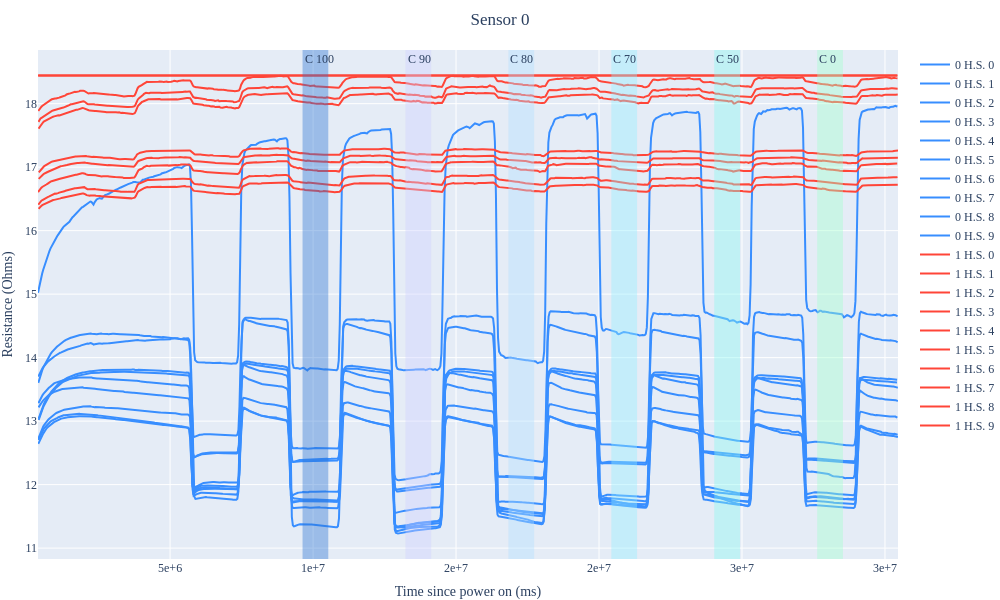
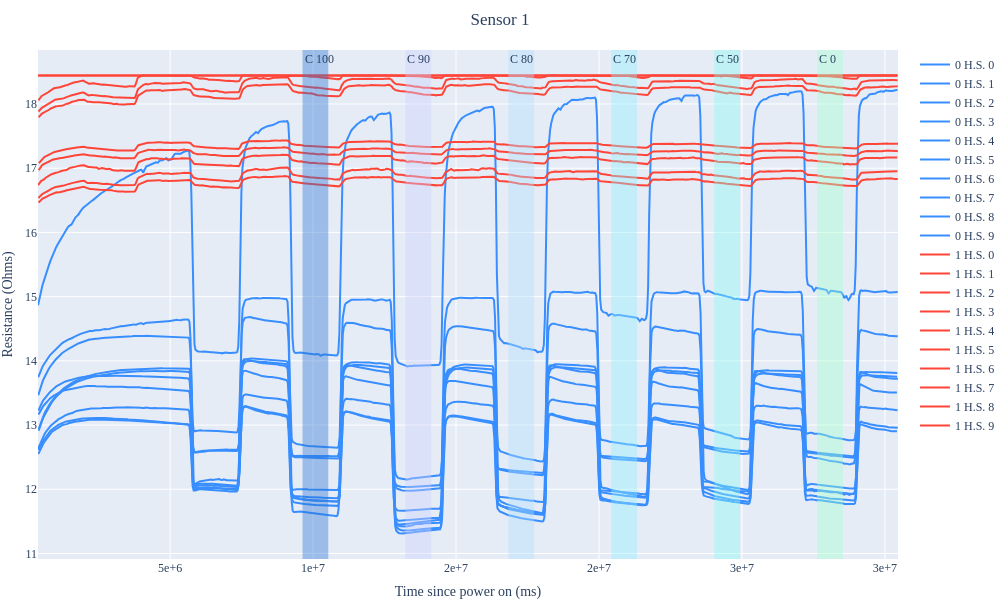
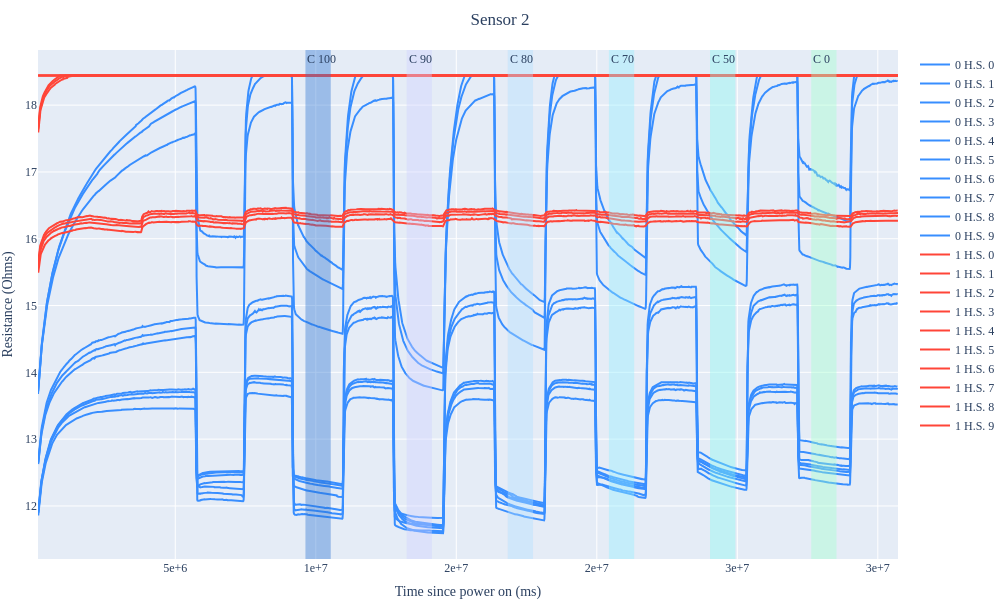
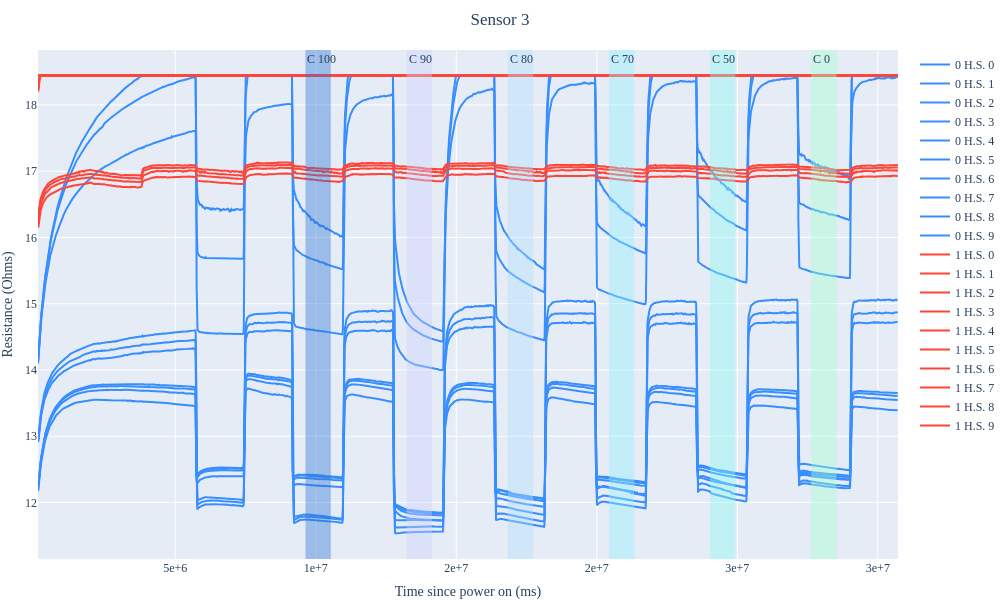

The cell these charts' notebook holds for them, in order:
### Code cell
for sensor in range(8):
    plot_matrices_data_arr(sensor_data, sensor, sensor_labels, skip=10, cut=10)

### Figure 1 — Plotly figure (JSON) as saved in the notebook; plotly's stock layout.template omitted (floating-point values rounded to 4 significant figures; data arrays with more than 128 entries replaced by an {"elided": "..."} marker saying what was removed)
{"data": [{"line": {"color": "#388eff"}, "mode": "lines", "name": "0 H.S. 0", "showlegend": true, "type": "scatter", "x": {"elided": "821 int values"}, "y": {"elided": "821 float values"}}, {"line": {"color": "#388eff"}, "mode": "lines", "name": "0 H.S. 1", "showlegend": true, "type": "scatter", "x": {"elided": "821 int values"}, "y": {"elided": "821 float values"}}, {"line": {"color": "#388eff"}, "mode": "lines", "name": "0 H.S. 2", "showlegend": true, "type": "scatter", "x": {"elided": "821 int values"}, "y": {"elided": "821 float values"}}, {"line": {"color": "#388eff"}, "mode": "lines", "name": "0 H.S. 3", "showlegend": true, "type": "scatter", "x": {"elided": "821 int values"}, "y": {"elided": "821 float values"}}, {"line": {"color": "#388eff"}, "mode": "lines", "name": "0 H.S. 4", "showlegend": true, "type": "scatter", "x": {"elided": "821 int values"}, "y": {"elided": "821 float values"}}, {"line": {"color": "#388eff"}, "mode": "lines", "name": "0 H.S. 5", "showlegend": true, "type": "scatter", "x": {"elided": "821 int values"}, "y": {"elided": "821 float values"}}, {"line": {"color": "#388eff"}, "mode": "lines", "name": "0 H.S. 6", "showlegend": true, "type": "scatter", "x": {"elided": "821 int values"}, "y": {"elided": "821 float values"}}, {"line": {"color": "#388eff"}, "mode": "lines", "name": "0 H.S. 7", "showlegend": true, "type": "scatter", "x": {"elided": "821 int values"}, "y": {"elided": "821 float values"}}, {"line": {"color": "#388eff"}, "mode": "lines", "name": "0 H.S. 8", "showlegend": true, "type": "scatter", "x": {"elided": "820 int values"}, "y": {"elided": "820 float values"}}, {"line": {"color": "#388eff"}, "mode": "lines", "name": "0 H.S. 9", "showlegend": true, "type": "scatter", "x": {"elided": "820 int values"}, "y": {"elided": "820 float values"}}, {"line": {"color": "#ff4538"}, "mode": "lines", "name": "1 H.S. 0", "showlegend": true, "type": "scatter", "x": {"elided": "823 int values"}, "y": {"elided": "823 float values"}}, {"line": {"color": "#ff4538"}, "mode": "lines", "name": "1 H.S. 1", "showlegend": true, "type": "scatter", "x": {"elided": "823 int values"}, "y": {"elided": "823 float values"}}, {"line": {"color": "#ff4538"}, "mode": "lines", "name": "1 H.S. 2", "showlegend": true, "type": "scatter", "x": {"elided": "823 int values"}, "y": {"elided": "823 float values"}}, {"line": {"color": "#ff4538"}, "mode": "lines", "name": "1 H.S. 3", "showlegend": true, "type": "scatter", "x": {"elided": "823 int values"}, "y": {"elided": "823 float values"}}, {"line": {"color": "#ff4538"}, "mode": "lines", "name": "1 H.S. 4", "showlegend": true, "type": "scatter", "x": {"elided": "823 int values"}, "y": {"elided": "823 float values"}}, {"line": {"color": "#ff4538"}, "mode": "lines", "name": "1 H.S. 5", "showlegend": true, "type": "scatter", "x": {"elided": "823 int values"}, "y": {"elided": "823 float values"}}, {"line": {"color": "#ff4538"}, "mode": "lines", "name": "1 H.S. 6", "showlegend": true, "type": "scatter", "x": {"elided": "823 int values"}, "y": {"elided": "823 float values"}}, {"line": {"color": "#ff4538"}, "mode": "lines", "name": "1 H.S. 7", "showlegend": true, "type": "scatter", "x": {"elided": "823 int values"}, "y": {"elided": "823 float values"}}, {"line": {"color": "#ff4538"}, "mode": "lines", "name": "1 H.S. 8", "showlegend": true, "type": "scatter", "x": {"elided": "823 int values"}, "y": {"elided": "823 float values"}}, {"line": {"color": "#ff4538"}, "mode": "lines", "name": "1 H.S. 9", "showlegend": true, "type": "scatter", "x": {"elided": "823 int values"}, "y": {"elided": "823 float values"}}], "layout": {"annotations": [{"showarrow": false, "text": "C 100", "x": 9632495, "xanchor": "left", "xref": "x", "y": 1, "yanchor": "top", "yref": "y domain"}, {"showarrow": false, "text": "C 90", "x": 13232374, "xanchor": "left", "xref": "x", "y": 1, "yanchor": "top", "yref": "y domain"}, {"showarrow": false, "text": "C 80", "x": 16831517, "xanchor": "left", "xref": "x", "y": 1, "yanchor": "top", "yref": "y domain"}, {"showarrow": false, "text": "C 70", "x": 20431092, "xanchor": "left", "xref": "x", "y": 1, "yanchor": "top", "yref": "y domain"}, {"showarrow": false, "text": "C 50", "x": 24030585, "xanchor": "left", "xref": "x", "y": 1, "yanchor": "top", "yref": "y domain"}, {"showarrow": false, "text": "C 0", "x": 27630160, "xanchor": "left", "xref": "x", "y": 1, "yanchor": "top", "yref": "y domain"}], "font": {"family": "Times New Roman"}, "height": 600, "margin": {"b": 0, "l": 0, "r": 10, "t": 50}, "shapes": [{"fillcolor": "#2c73d2", "line": {"width": 0}, "opacity": 0.4, "type": "rect", "x0": 9632495, "x1": 10532368, "xref": "x", "y0": 0, "y1": 1, "yref": "y domain"}, {"fillcolor": "#cdd0ff", "line": {"width": 0}, "opacity": 0.4, "type": "rect", "x0": 13232374, "x1": 14131893, "xref": "x", "y0": 0, "y1": 1, "yref": "y domain"}, {"fillcolor": "#afdfff", "line": {"width": 0}, "opacity": 0.4, "type": "rect", "x0": 16831517, "x1": 17731335, "xref": "x", "y0": 0, "y1": 1, "yref": "y domain"}, {"fillcolor": "#91edff", "line": {"width": 0}, "opacity": 0.4, "type": "rect", "x0": 20431092, "x1": 21330934, "xref": "x", "y0": 0, "y1": 1, "yref": "y domain"}, {"fillcolor": "#88f8ef", "line": {"width": 0}, "opacity": 0.4, "type": "rect", "x0": 24030585, "x1": 24930597, "xref": "x", "y0": 0, "y1": 1, "yref": "y domain"}, {"fillcolor": "#a0fecd", "line": {"width": 0}, "opacity": 0.4, "type": "rect", "x0": 27630160, "x1": 28530360, "xref": "x", "y0": 0, "y1": 1, "yref": "y domain"}], "title": {"font": {"family": "Times New Roman"}, "pad": {"b": 0, "l": 0, "r": 0, "t": 0}, "text": "Sensor 0", "x": 0.5}, "width": 1000, "xaxis": {"tickformat": ".0e", "title": {"text": "Time since power on (ms)"}}, "yaxis": {"title": {"text": "Resistance (Ohms)"}}}}

### Figure 2 — Plotly figure (JSON) as saved in the notebook; plotly's stock layout.template omitted (floating-point values rounded to 4 significant figures; data arrays with more than 128 entries replaced by an {"elided": "..."} marker saying what was removed)
{"data": [{"line": {"color": "#388eff"}, "mode": "lines", "name": "0 H.S. 0", "showlegend": true, "type": "scatter", "x": {"elided": "825 int values"}, "y": {"elided": "825 float values"}}, {"line": {"color": "#388eff"}, "mode": "lines", "name": "0 H.S. 1", "showlegend": true, "type": "scatter", "x": {"elided": "825 int values"}, "y": {"elided": "825 float values"}}, {"line": {"color": "#388eff"}, "mode": "lines", "name": "0 H.S. 2", "showlegend": true, "type": "scatter", "x": {"elided": "825 int values"}, "y": {"elided": "825 float values"}}, {"line": {"color": "#388eff"}, "mode": "lines", "name": "0 H.S. 3", "showlegend": true, "type": "scatter", "x": {"elided": "825 int values"}, "y": {"elided": "825 float values"}}, {"line": {"color": "#388eff"}, "mode": "lines", "name": "0 H.S. 4", "showlegend": true, "type": "scatter", "x": {"elided": "825 int values"}, "y": {"elided": "825 float values"}}, {"line": {"color": "#388eff"}, "mode": "lines", "name": "0 H.S. 5", "showlegend": true, "type": "scatter", "x": {"elided": "825 int values"}, "y": {"elided": "825 float values"}}, {"line": {"color": "#388eff"}, "mode": "lines", "name": "0 H.S. 6", "showlegend": true, "type": "scatter", "x": {"elided": "824 int values"}, "y": {"elided": "824 float values"}}, {"line": {"color": "#388eff"}, "mode": "lines", "name": "0 H.S. 7", "showlegend": true, "type": "scatter", "x": {"elided": "824 int values"}, "y": {"elided": "824 float values"}}, {"line": {"color": "#388eff"}, "mode": "lines", "name": "0 H.S. 8", "showlegend": true, "type": "scatter", "x": {"elided": "824 int values"}, "y": {"elided": "824 float values"}}, {"line": {"color": "#388eff"}, "mode": "lines", "name": "0 H.S. 9", "showlegend": true, "type": "scatter", "x": {"elided": "824 int values"}, "y": {"elided": "824 float values"}}, {"line": {"color": "#ff4538"}, "mode": "lines", "name": "1 H.S. 0", "showlegend": true, "type": "scatter", "x": {"elided": "823 int values"}, "y": {"elided": "823 float values"}}, {"line": {"color": "#ff4538"}, "mode": "lines", "name": "1 H.S. 1", "showlegend": true, "type": "scatter", "x": {"elided": "823 int values"}, "y": {"elided": "823 float values"}}, {"line": {"color": "#ff4538"}, "mode": "lines", "name": "1 H.S. 2", "showlegend": true, "type": "scatter", "x": {"elided": "823 int values"}, "y": {"elided": "823 float values"}}, {"line": {"color": "#ff4538"}, "mode": "lines", "name": "1 H.S. 3", "showlegend": true, "type": "scatter", "x": {"elided": "823 int values"}, "y": {"elided": "823 float values"}}, {"line": {"color": "#ff4538"}, "mode": "lines", "name": "1 H.S. 4", "showlegend": true, "type": "scatter", "x": {"elided": "823 int values"}, "y": {"elided": "823 float values"}}, {"line": {"color": "#ff4538"}, "mode": "lines", "name": "1 H.S. 5", "showlegend": true, "type": "scatter", "x": {"elided": "823 int values"}, "y": {"elided": "823 float values"}}, {"line": {"color": "#ff4538"}, "mode": "lines", "name": "1 H.S. 6", "showlegend": true, "type": "scatter", "x": {"elided": "823 int values"}, "y": {"elided": "823 float values"}}, {"line": {"color": "#ff4538"}, "mode": "lines", "name": "1 H.S. 7", "showlegend": true, "type": "scatter", "x": {"elided": "823 int values"}, "y": {"elided": "823 float values"}}, {"line": {"color": "#ff4538"}, "mode": "lines", "name": "1 H.S. 8", "showlegend": true, "type": "scatter", "x": {"elided": "823 int values"}, "y": {"elided": "823 float values"}}, {"line": {"color": "#ff4538"}, "mode": "lines", "name": "1 H.S. 9", "showlegend": true, "type": "scatter", "x": {"elided": "823 int values"}, "y": {"elided": "823 float values"}}], "layout": {"annotations": [{"showarrow": false, "text": "C 100", "x": 9632495, "xanchor": "left", "xref": "x", "y": 1, "yanchor": "top", "yref": "y domain"}, {"showarrow": false, "text": "C 90", "x": 13232374, "xanchor": "left", "xref": "x", "y": 1, "yanchor": "top", "yref": "y domain"}, {"showarrow": false, "text": "C 80", "x": 16831517, "xanchor": "left", "xref": "x", "y": 1, "yanchor": "top", "yref": "y domain"}, {"showarrow": false, "text": "C 70", "x": 20431092, "xanchor": "left", "xref": "x", "y": 1, "yanchor": "top", "yref": "y domain"}, {"showarrow": false, "text": "C 50", "x": 24030585, "xanchor": "left", "xref": "x", "y": 1, "yanchor": "top", "yref": "y domain"}, {"showarrow": false, "text": "C 0", "x": 27630160, "xanchor": "left", "xref": "x", "y": 1, "yanchor": "top", "yref": "y domain"}], "font": {"family": "Times New Roman"}, "height": 600, "margin": {"b": 0, "l": 0, "r": 10, "t": 50}, "shapes": [{"fillcolor": "#2c73d2", "line": {"width": 0}, "opacity": 0.4, "type": "rect", "x0": 9632495, "x1": 10532368, "xref": "x", "y0": 0, "y1": 1, "yref": "y domain"}, {"fillcolor": "#cdd0ff", "line": {"width": 0}, "opacity": 0.4, "type": "rect", "x0": 13232374, "x1": 14131893, "xref": "x", "y0": 0, "y1": 1, "yref": "y domain"}, {"fillcolor": "#afdfff", "line": {"width": 0}, "opacity": 0.4, "type": "rect", "x0": 16831517, "x1": 17731335, "xref": "x", "y0": 0, "y1": 1, "yref": "y domain"}, {"fillcolor": "#91edff", "line": {"width": 0}, "opacity": 0.4, "type": "rect", "x0": 20431092, "x1": 21330934, "xref": "x", "y0": 0, "y1": 1, "yref": "y domain"}, {"fillcolor": "#88f8ef", "line": {"width": 0}, "opacity": 0.4, "type": "rect", "x0": 24030585, "x1": 24930597, "xref": "x", "y0": 0, "y1": 1, "yref": "y domain"}, {"fillcolor": "#a0fecd", "line": {"width": 0}, "opacity": 0.4, "type": "rect", "x0": 27630160, "x1": 28530360, "xref": "x", "y0": 0, "y1": 1, "yref": "y domain"}], "title": {"font": {"family": "Times New Roman"}, "pad": {"b": 0, "l": 0, "r": 0, "t": 0}, "text": "Sensor 1", "x": 0.5}, "width": 1000, "xaxis": {"tickformat": ".0e", "title": {"text": "Time since power on (ms)"}}, "yaxis": {"title": {"text": "Resistance (Ohms)"}}}}

### Figure 3 — Plotly figure (JSON) as saved in the notebook; plotly's stock layout.template omitted (floating-point values rounded to 4 significant figures; data arrays with more than 128 entries replaced by an {"elided": "..."} marker saying what was removed)
{"data": [{"line": {"color": "#388eff"}, "mode": "lines", "name": "0 H.S. 0", "showlegend": true, "type": "scatter", "x": {"elided": "2816 int values"}, "y": {"elided": "2816 float values"}}, {"line": {"color": "#388eff"}, "mode": "lines", "name": "0 H.S. 1", "showlegend": true, "type": "scatter", "x": {"elided": "2815 int values"}, "y": {"elided": "2815 float values"}}, {"line": {"color": "#388eff"}, "mode": "lines", "name": "0 H.S. 2", "showlegend": true, "type": "scatter", "x": {"elided": "2816 int values"}, "y": {"elided": "2816 float values"}}, {"line": {"color": "#388eff"}, "mode": "lines", "name": "0 H.S. 3", "showlegend": true, "type": "scatter", "x": {"elided": "2816 int values"}, "y": {"elided": "2816 float values"}}, {"line": {"color": "#388eff"}, "mode": "lines", "name": "0 H.S. 4", "showlegend": true, "type": "scatter", "x": {"elided": "2816 int values"}, "y": {"elided": "2816 float values"}}, {"line": {"color": "#388eff"}, "mode": "lines", "name": "0 H.S. 5", "showlegend": true, "type": "scatter", "x": {"elided": "2816 int values"}, "y": {"elided": "2816 float values"}}, {"line": {"color": "#388eff"}, "mode": "lines", "name": "0 H.S. 6", "showlegend": true, "type": "scatter", "x": {"elided": "2816 int values"}, "y": {"elided": "2816 float values"}}, {"line": {"color": "#388eff"}, "mode": "lines", "name": "0 H.S. 7", "showlegend": true, "type": "scatter", "x": {"elided": "2816 int values"}, "y": {"elided": "2816 float values"}}, {"line": {"color": "#388eff"}, "mode": "lines", "name": "0 H.S. 8", "showlegend": true, "type": "scatter", "x": {"elided": "2816 int values"}, "y": {"elided": "2816 float values"}}, {"line": {"color": "#388eff"}, "mode": "lines", "name": "0 H.S. 9", "showlegend": true, "type": "scatter", "x": {"elided": "2816 int values"}, "y": {"elided": "2816 float values"}}, {"line": {"color": "#ff4538"}, "mode": "lines", "name": "1 H.S. 0", "showlegend": true, "type": "scatter", "x": {"elided": "2843 int values"}, "y": {"elided": "2843 float values"}}, {"line": {"color": "#ff4538"}, "mode": "lines", "name": "1 H.S. 1", "showlegend": true, "type": "scatter", "x": {"elided": "2843 int values"}, "y": {"elided": "2843 float values"}}, {"line": {"color": "#ff4538"}, "mode": "lines", "name": "1 H.S. 2", "showlegend": true, "type": "scatter", "x": {"elided": "2843 int values"}, "y": {"elided": "2843 float values"}}, {"line": {"color": "#ff4538"}, "mode": "lines", "name": "1 H.S. 3", "showlegend": true, "type": "scatter", "x": {"elided": "2843 int values"}, "y": {"elided": "2843 float values"}}, {"line": {"color": "#ff4538"}, "mode": "lines", "name": "1 H.S. 4", "showlegend": true, "type": "scatter", "x": {"elided": "2843 int values"}, "y": {"elided": "2843 float values"}}, {"line": {"color": "#ff4538"}, "mode": "lines", "name": "1 H.S. 5", "showlegend": true, "type": "scatter", "x": {"elided": "2843 int values"}, "y": {"elided": "2843 float values"}}, {"line": {"color": "#ff4538"}, "mode": "lines", "name": "1 H.S. 6", "showlegend": true, "type": "scatter", "x": {"elided": "2843 int values"}, "y": {"elided": "2843 float values"}}, {"line": {"color": "#ff4538"}, "mode": "lines", "name": "1 H.S. 7", "showlegend": true, "type": "scatter", "x": {"elided": "2843 int values"}, "y": {"elided": "2843 float values"}}, {"line": {"color": "#ff4538"}, "mode": "lines", "name": "1 H.S. 8", "showlegend": true, "type": "scatter", "x": {"elided": "2843 int values"}, "y": {"elided": "2843 float values"}}, {"line": {"color": "#ff4538"}, "mode": "lines", "name": "1 H.S. 9", "showlegend": true, "type": "scatter", "x": {"elided": "2843 int values"}, "y": {"elided": "2843 float values"}}], "layout": {"annotations": [{"showarrow": false, "text": "C 100", "x": 9632495, "xanchor": "left", "xref": "x", "y": 1, "yanchor": "top", "yref": "y domain"}, {"showarrow": false, "text": "C 90", "x": 13232374, "xanchor": "left", "xref": "x", "y": 1, "yanchor": "top", "yref": "y domain"}, {"showarrow": false, "text": "C 80", "x": 16831517, "xanchor": "left", "xref": "x", "y": 1, "yanchor": "top", "yref": "y domain"}, {"showarrow": false, "text": "C 70", "x": 20431092, "xanchor": "left", "xref": "x", "y": 1, "yanchor": "top", "yref": "y domain"}, {"showarrow": false, "text": "C 50", "x": 24030585, "xanchor": "left", "xref": "x", "y": 1, "yanchor": "top", "yref": "y domain"}, {"showarrow": false, "text": "C 0", "x": 27630160, "xanchor": "left", "xref": "x", "y": 1, "yanchor": "top", "yref": "y domain"}], "font": {"family": "Times New Roman"}, "height": 600, "margin": {"b": 0, "l": 0, "r": 10, "t": 50}, "shapes": [{"fillcolor": "#2c73d2", "line": {"width": 0}, "opacity": 0.4, "type": "rect", "x0": 9632495, "x1": 10532368, "xref": "x", "y0": 0, "y1": 1, "yref": "y domain"}, {"fillcolor": "#cdd0ff", "line": {"width": 0}, "opacity": 0.4, "type": "rect", "x0": 13232374, "x1": 14131893, "xref": "x", "y0": 0, "y1": 1, "yref": "y domain"}, {"fillcolor": "#afdfff", "line": {"width": 0}, "opacity": 0.4, "type": "rect", "x0": 16831517, "x1": 17731335, "xref": "x", "y0": 0, "y1": 1, "yref": "y domain"}, {"fillcolor": "#91edff", "line": {"width": 0}, "opacity": 0.4, "type": "rect", "x0": 20431092, "x1": 21330934, "xref": "x", "y0": 0, "y1": 1, "yref": "y domain"}, {"fillcolor": "#88f8ef", "line": {"width": 0}, "opacity": 0.4, "type": "rect", "x0": 24030585, "x1": 24930597, "xref": "x", "y0": 0, "y1": 1, "yref": "y domain"}, {"fillcolor": "#a0fecd", "line": {"width": 0}, "opacity": 0.4, "type": "rect", "x0": 27630160, "x1": 28530360, "xref": "x", "y0": 0, "y1": 1, "yref": "y domain"}], "title": {"font": {"family": "Times New Roman"}, "pad": {"b": 0, "l": 0, "r": 0, "t": 0}, "text": "Sensor 2", "x": 0.5}, "width": 1000, "xaxis": {"tickformat": ".0e", "title": {"text": "Time since power on (ms)"}}, "yaxis": {"title": {"text": "Resistance (Ohms)"}}}}

### Figure 4 — Plotly figure (JSON) as saved in the notebook; plotly's stock layout.template omitted (floating-point values rounded to 4 significant figures; data arrays with more than 128 entries replaced by an {"elided": "..."} marker saying what was removed)
{"data": [{"line": {"color": "#388eff"}, "mode": "lines", "name": "0 H.S. 0", "showlegend": true, "type": "scatter", "x": {"elided": "2827 int values"}, "y": {"elided": "2827 float values"}}, {"line": {"color": "#388eff"}, "mode": "lines", "name": "0 H.S. 1", "showlegend": true, "type": "scatter", "x": {"elided": "2827 int values"}, "y": {"elided": "2827 float values"}}, {"line": {"color": "#388eff"}, "mode": "lines", "name": "0 H.S. 2", "showlegend": true, "type": "scatter", "x": {"elided": "2827 int values"}, "y": {"elided": "2827 float values"}}, {"line": {"color": "#388eff"}, "mode": "lines", "name": "0 H.S. 3", "showlegend": true, "type": "scatter", "x": {"elided": "2826 int values"}, "y": {"elided": "2826 float values"}}, {"line": {"color": "#388eff"}, "mode": "lines", "name": "0 H.S. 4", "showlegend": true, "type": "scatter", "x": {"elided": "2826 int values"}, "y": {"elided": "2826 float values"}}, {"line": {"color": "#388eff"}, "mode": "lines", "name": "0 H.S. 5", "showlegend": true, "type": "scatter", "x": {"elided": "2826 int values"}, "y": {"elided": "2826 float values"}}, {"line": {"color": "#388eff"}, "mode": "lines", "name": "0 H.S. 6", "showlegend": true, "type": "scatter", "x": {"elided": "2826 int values"}, "y": {"elided": "2826 float values"}}, {"line": {"color": "#388eff"}, "mode": "lines", "name": "0 H.S. 7", "showlegend": true, "type": "scatter", "x": {"elided": "2826 int values"}, "y": {"elided": "2826 float values"}}, {"line": {"color": "#388eff"}, "mode": "lines", "name": "0 H.S. 8", "showlegend": true, "type": "scatter", "x": {"elided": "2826 int values"}, "y": {"elided": "2826 float values"}}, {"line": {"color": "#388eff"}, "mode": "lines", "name": "0 H.S. 9", "showlegend": true, "type": "scatter", "x": {"elided": "2826 int values"}, "y": {"elided": "2826 float values"}}, {"line": {"color": "#ff4538"}, "mode": "lines", "name": "1 H.S. 0", "showlegend": true, "type": "scatter", "x": {"elided": "2828 int values"}, "y": {"elided": "2828 float values"}}, {"line": {"color": "#ff4538"}, "mode": "lines", "name": "1 H.S. 1", "showlegend": true, "type": "scatter", "x": {"elided": "2828 int values"}, "y": {"elided": "2828 float values"}}, {"line": {"color": "#ff4538"}, "mode": "lines", "name": "1 H.S. 2", "showlegend": true, "type": "scatter", "x": {"elided": "2828 int values"}, "y": {"elided": "2828 float values"}}, {"line": {"color": "#ff4538"}, "mode": "lines", "name": "1 H.S. 3", "showlegend": true, "type": "scatter", "x": {"elided": "2828 int values"}, "y": {"elided": "2828 float values"}}, {"line": {"color": "#ff4538"}, "mode": "lines", "name": "1 H.S. 4", "showlegend": true, "type": "scatter", "x": {"elided": "2827 int values"}, "y": {"elided": "2827 float values"}}, {"line": {"color": "#ff4538"}, "mode": "lines", "name": "1 H.S. 5", "showlegend": true, "type": "scatter", "x": {"elided": "2827 int values"}, "y": {"elided": "2827 float values"}}, {"line": {"color": "#ff4538"}, "mode": "lines", "name": "1 H.S. 6", "showlegend": true, "type": "scatter", "x": {"elided": "2827 int values"}, "y": {"elided": "2827 float values"}}, {"line": {"color": "#ff4538"}, "mode": "lines", "name": "1 H.S. 7", "showlegend": true, "type": "scatter", "x": {"elided": "2827 int values"}, "y": {"elided": "2827 float values"}}, {"line": {"color": "#ff4538"}, "mode": "lines", "name": "1 H.S. 8", "showlegend": true, "type": "scatter", "x": {"elided": "2827 int values"}, "y": {"elided": "2827 float values"}}, {"line": {"color": "#ff4538"}, "mode": "lines", "name": "1 H.S. 9", "showlegend": true, "type": "scatter", "x": {"elided": "2827 int values"}, "y": {"elided": "2827 float values"}}], "layout": {"annotations": [{"showarrow": false, "text": "C 100", "x": 9632495, "xanchor": "left", "xref": "x", "y": 1, "yanchor": "top", "yref": "y domain"}, {"showarrow": false, "text": "C 90", "x": 13232374, "xanchor": "left", "xref": "x", "y": 1, "yanchor": "top", "yref": "y domain"}, {"showarrow": false, "text": "C 80", "x": 16831517, "xanchor": "left", "xref": "x", "y": 1, "yanchor": "top", "yref": "y domain"}, {"showarrow": false, "text": "C 70", "x": 20431092, "xanchor": "left", "xref": "x", "y": 1, "yanchor": "top", "yref": "y domain"}, {"showarrow": false, "text": "C 50", "x": 24030585, "xanchor": "left", "xref": "x", "y": 1, "yanchor": "top", "yref": "y domain"}, {"showarrow": false, "text": "C 0", "x": 27630160, "xanchor": "left", "xref": "x", "y": 1, "yanchor": "top", "yref": "y domain"}], "font": {"family": "Times New Roman"}, "height": 600, "margin": {"b": 0, "l": 0, "r": 10, "t": 50}, "shapes": [{"fillcolor": "#2c73d2", "line": {"width": 0}, "opacity": 0.4, "type": "rect", "x0": 9632495, "x1": 10532368, "xref": "x", "y0": 0, "y1": 1, "yref": "y domain"}, {"fillcolor": "#cdd0ff", "line": {"width": 0}, "opacity": 0.4, "type": "rect", "x0": 13232374, "x1": 14131893, "xref": "x", "y0": 0, "y1": 1, "yref": "y domain"}, {"fillcolor": "#afdfff", "line": {"width": 0}, "opacity": 0.4, "type": "rect", "x0": 16831517, "x1": 17731335, "xref": "x", "y0": 0, "y1": 1, "yref": "y domain"}, {"fillcolor": "#91edff", "line": {"width": 0}, "opacity": 0.4, "type": "rect", "x0": 20431092, "x1": 21330934, "xref": "x", "y0": 0, "y1": 1, "yref": "y domain"}, {"fillcolor": "#88f8ef", "line": {"width": 0}, "opacity": 0.4, "type": "rect", "x0": 24030585, "x1": 24930597, "xref": "x", "y0": 0, "y1": 1, "yref": "y domain"}, {"fillcolor": "#a0fecd", "line": {"width": 0}, "opacity": 0.4, "type": "rect", "x0": 27630160, "x1": 28530360, "xref": "x", "y0": 0, "y1": 1, "yref": "y domain"}], "title": {"font": {"family": "Times New Roman"}, "pad": {"b": 0, "l": 0, "r": 0, "t": 0}, "text": "Sensor 3", "x": 0.5}, "width": 1000, "xaxis": {"tickformat": ".0e", "title": {"text": "Time since power on (ms)"}}, "yaxis": {"title": {"text": "Resistance (Ohms)"}}}}
